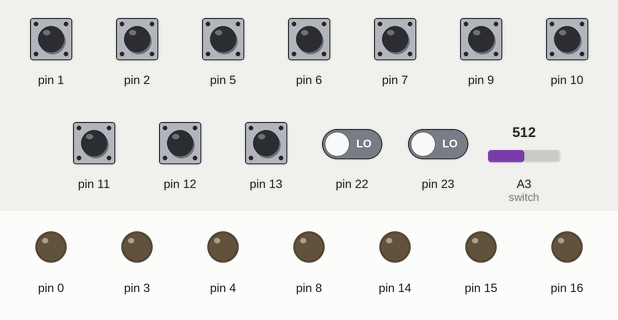
Recording of a sketch running on a simulated Arduino Uno, built with avr-gcc and run on an emulated ATmega328P. Shown: output pins drawn as LEDs (lit = HIGH). Inputs (shaded band) come from the test bench; at power-on: pin 1, pin 2, pin 5–7, pin 9–13 HIGH, pin 22, pin 23 LOW, A3 (switch) = 512.

Above: at 1.2 s.
1.3 s: A3 (switch) set to 411
2.8 s: A3 (switch) set to 383
At 4.2 s:
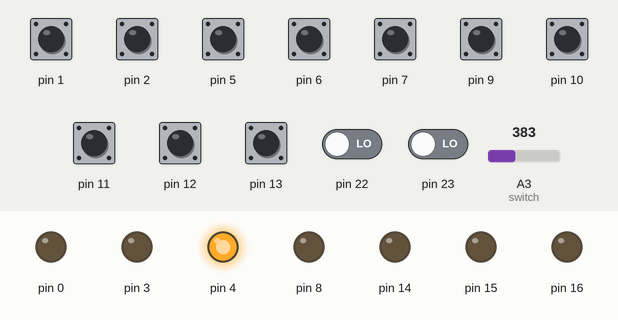
5.8 s: pin 1 pulled LOW for 0.15 s
At 7.2 s:
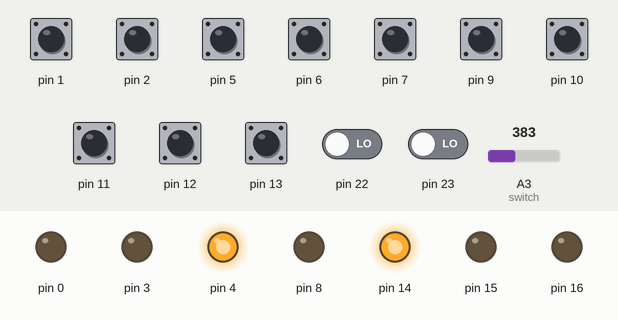
7.5 s: A3 (switch) set to 316
10.5 s: A3 (switch) set to 289
At 13.3 s:
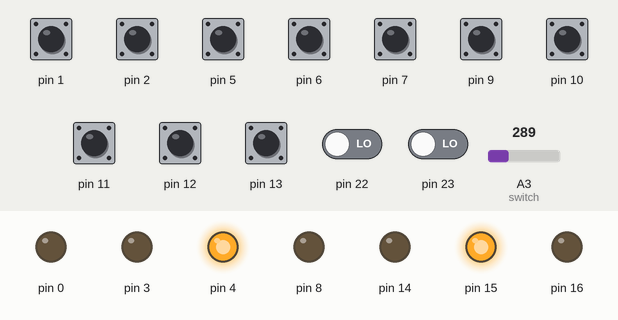
13.5 s: pin 5 pulled LOW for 1 s
At 14.4 s:
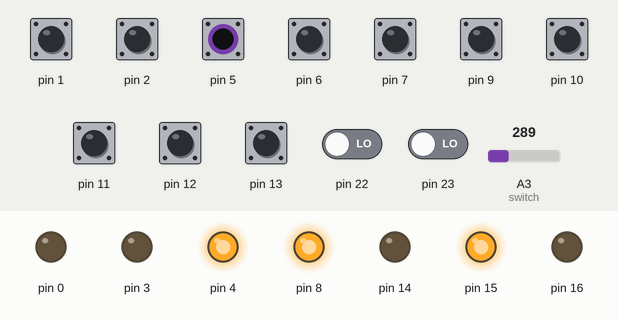
Timing chart, 0 to 16.5 s (numbered marks = the images above; inputs shaded):
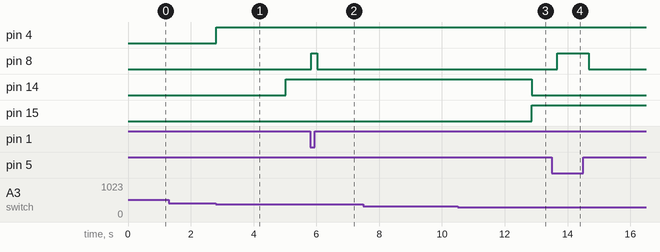

Measured:
- the behaviour switches between 400 and 399 on A3 (switch) (found by bisection; images 0 and 1)
- the behaviour switches between 300 and 299 on A3 (switch) (found by bisection; images 2 and 3)
- after the input at 1.3 s, every drawn part: stays the same
- after the input at 2.8 s, pin 4: LOW → HIGH at once; pin 14: LOW → HIGH after 2.2 s
- after the input at 5.8 s, pin 8: LOW → HIGH at once, → LOW 0.20 s later
- after the input at 7.5 s, every drawn part: stays the same
- after the input at 10.5 s, pin 14: HIGH → LOW after 2.4 s; pin 15: LOW → HIGH after 2.4 s
- after the input at 13.5 s, pin 8: LOW → HIGH after 0.18 s, → LOW 1.0 s later

The sketch:

Task3.ino
```cpp
unsigned long previousMillies = 0, previousMilliesMotor = 0, previousMilliesWait = 0; //some dely variables
byte buffer = 0, currentPostion = 0, steps = 0, minimumRequest = 9, maxmumRequest = 0, keyPadButton = 9; //the request buffer(buffer) and current Postion of elevator(current Postion), motor steps(steps), minimum request(minimumRequest), maxmim request(minimumRequest), keypad pressed button (keyPadButton)
bool overload = false, forward = true, wait = false, move = false; //overload status (overload), if evlevator moves up the forward status will be true else it will be false and that means that it moves down(forward), wait status if a requested floor is reached (wait), move status if the elevator is moving (move)
const byte Output[1] = {8}, Input[8] = { 5, 6, 7, 1, 12, 11, 10, 9}; //Output is an array of pins attached to rows of the keypad (Output), Input is an array of pins attached to colomns of the keypad (Intput)
void setup(){ DDRB  = 1, PORTB |= 62, DDRD = 25, PORTD |= 226, DDRC = 7,  attachInterrupt(digitalPinToInterrupt(2), overLoad, RISING);} // set the In/Out pins directions and attach Interrupt of overload to pin 2
void loop(){
  if (millis() - previousMillies > 200 && !overload ){ //wait 200 millis to take input from the keypad or switches
      previousMillies = millis(),keyPadButton = keypad() ,buffer |= (B00000001 << keyPadButton); if(keyPadButton != 50)cFloor(keyPadButton); // take keypad input and store it in the buffer bits
      int button = analogRead(A3); // take analoge signal to know what switch is pressed
      checks(0, 400, 500, 1, button), checks(1, 300, 400, 2, button), checks(2, 200, 300, 4, button), checks(3, 150, 200, 8, button), checks(4, 120, 150, 16, button), checks(5, 100, 120, 32, button), checks(6, 70, 100, 64, button), checks(7, 0, 70, 128, button); } // determaine the exact switch
  if(overload) PORTD &= 231, PORTD |= 1; //if we have overload we stop the motor
  if (millis() - previousMilliesWait > 1000 && wait) wait = false; //if we reached a requested floor we wait 1000 millis
  if(!(PIND & 4)) overload = false, PORTD &= 254; //if overload is gone we turn off the led and continue or tasks
  PORTC &= (248 + currentPostion), PORTC |= currentPostion ; //update the seven segments displays
  if(buffer && !wait && !overload && move){
    if((millis() - previousMilliesMotor > 200)){  previousMilliesMotor = millis(); if(forward) {up(), steps++; if(steps == 8) {steps = 0, currentPostion++;}} else {down(), steps++; if(steps == 8) {currentPostion--, steps = 0;}}} //move up or down and update the postion
      reach(1,0), reach(2,1), reach(4,2), reach(8,3), reach(16,4), reach(32,5), reach(64,6), reach(128,7);} //clear buffer bit if we reached the requested floor
 if(currentPostion == maxmumRequest){ if(buffer != 0) forward = false; else move = false;  maxmumRequest = 0;}// if we reached the maxmum request
 if(currentPostion == minimumRequest){ if(buffer != 0) forward = true; else move = false; minimumRequest = 9;}// if we reached the minimum request
}
void   up(){PORTD &= 231, PORTD &= 239, PORTD |= 8, PORTD |= 16, PORTD |= 24, PORTD &= 247;} //motor up sequence
void down(){PORTD &= 247, PORTD |= 16, PORTD |= 24, PORTD &= 239, PORTD |= 8, PORTD &= 231;} //motor down sequence
void reach(byte bin, byte floor){ if(bin & buffer && currentPostion == floor) buffer &= (255 - bin), wait = true, previousMilliesWait = millis();} //clear bit if floor is reached
void checks(byte floor, int left, int right, byte value, int button){if( button > left && button < right) buffer |= value, cFloor(floor);} // check what switch of 8 switches is pressed
void cFloor(byte cP ){if(currentPostion == cP)return; if(!move && currentPostion < cP) forward = true; else if(!move) forward = false; move = true; if(currentPostion < cP && maxmumRequest < cP) maxmumRequest = cP; else if(currentPostion > cP && minimumRequest > cP) minimumRequest = cP;} //update minimum and max requests
void overLoad() { overload = true;} //overlaod inturrpt
byte keypad(){ static bool no_press_flag = 0;
  for (byte x = 0; x < 8; x++){ // checks colums if we have a pressed buttons
    if ( x < 4 && !(PIND & (1 << (Input[x] % 8))) || x >= 4 && !(PINB & (1 << (Input[x] % 8)))) break;
    if (x == (8 - 1)) no_press_flag = 1;}
  if (no_press_flag == 1) { PORTB &= 254;
    for (byte c = 0; c < 8; c++) { if (c < 4 && (PIND & (1 << (Input[c] % 8))) || c >= 4 && (PINB & (1 << (Input[c] % 8)))) continue;
      else {  PORTB |= 1;
          if (c < 4 && (PIND & (1 << (Input[c] % 8))) || c >= 4 && (PINB & (1 << (Input[c] % 8)))) { no_press_flag = 0, PORTB &= 254;
            return  c;}}}} // we return the pressed button
  return 50;} // if no pressed button we return 50
```
